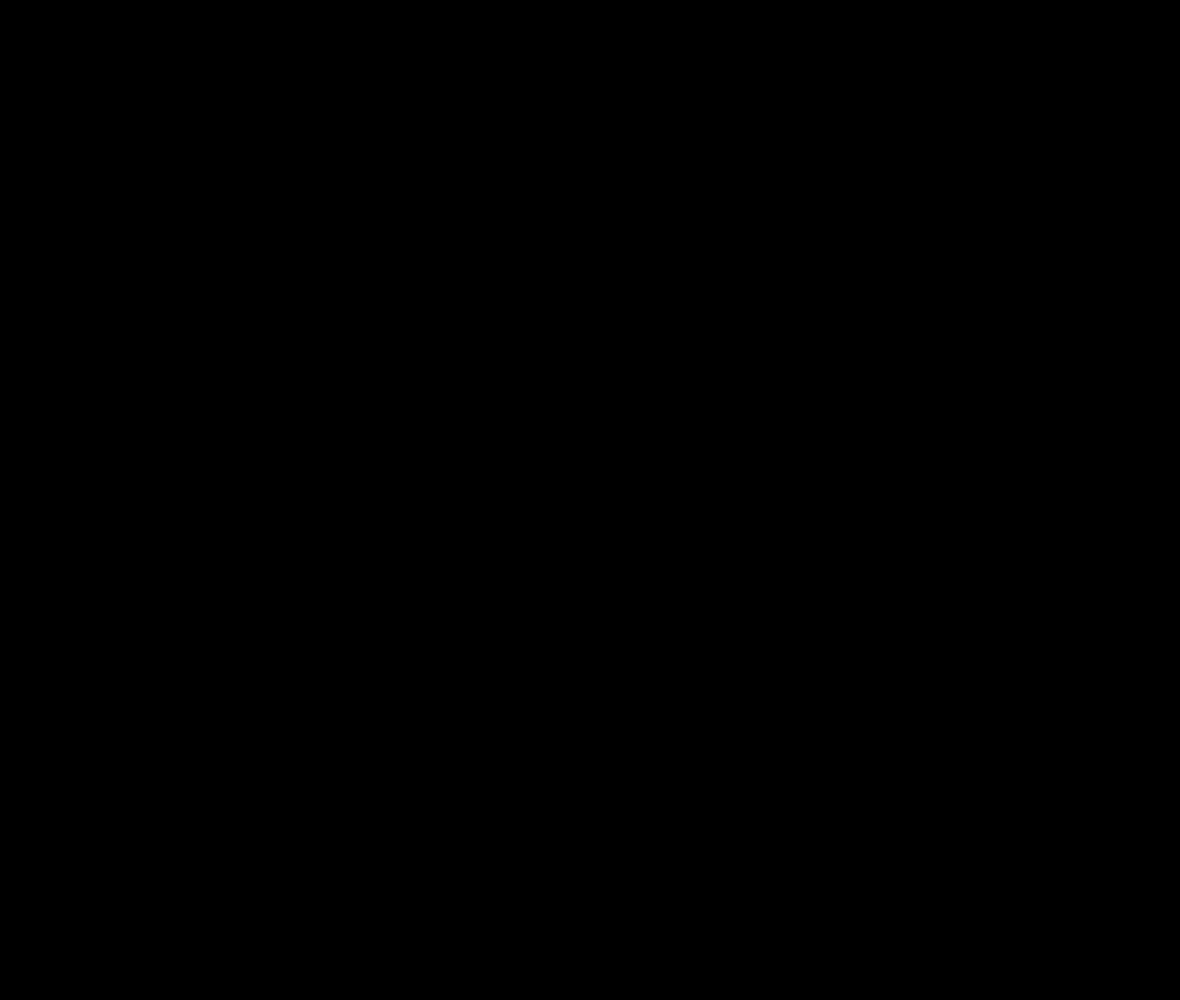
Frame 1 (no input)
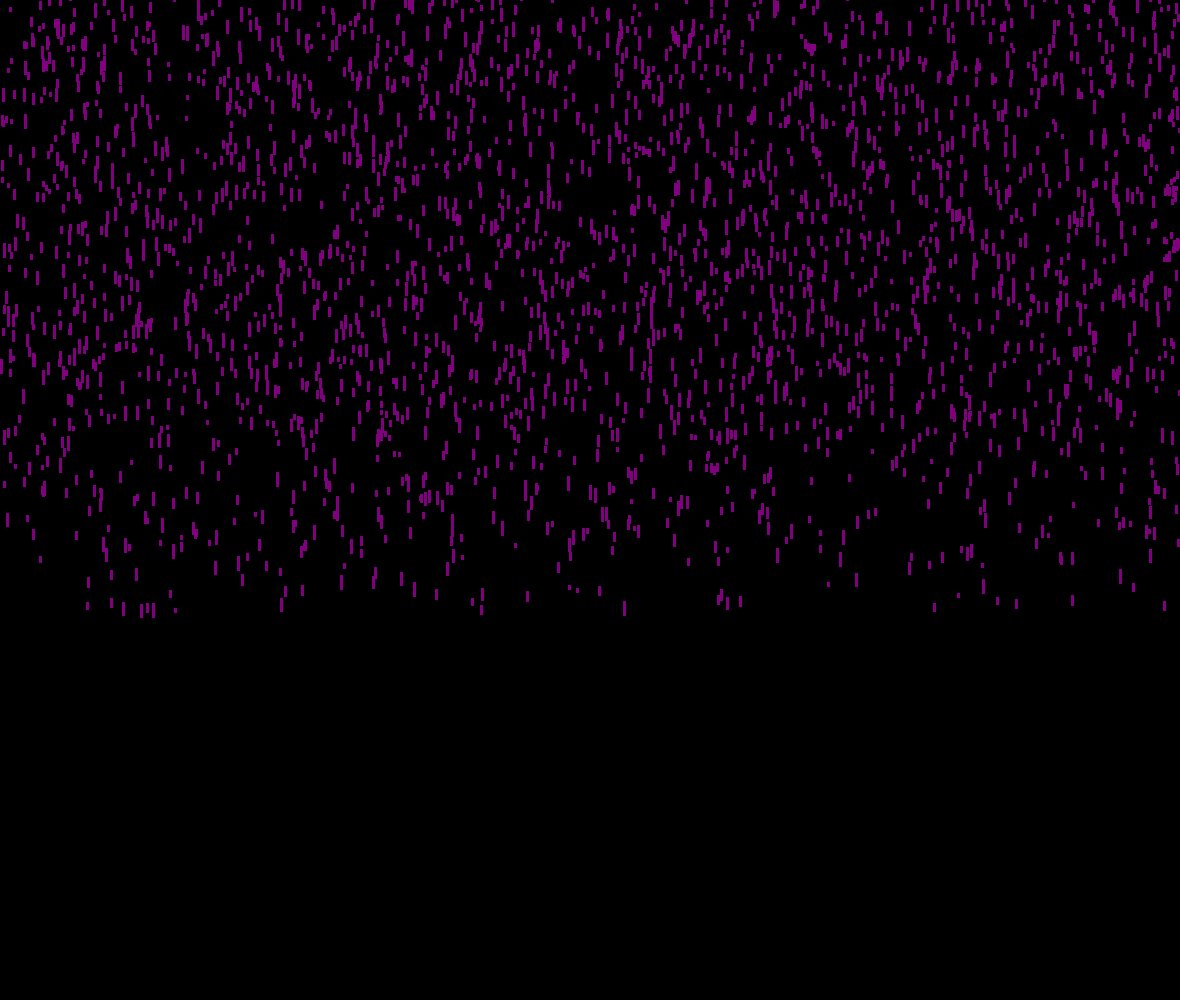
Frame 60 (no input)
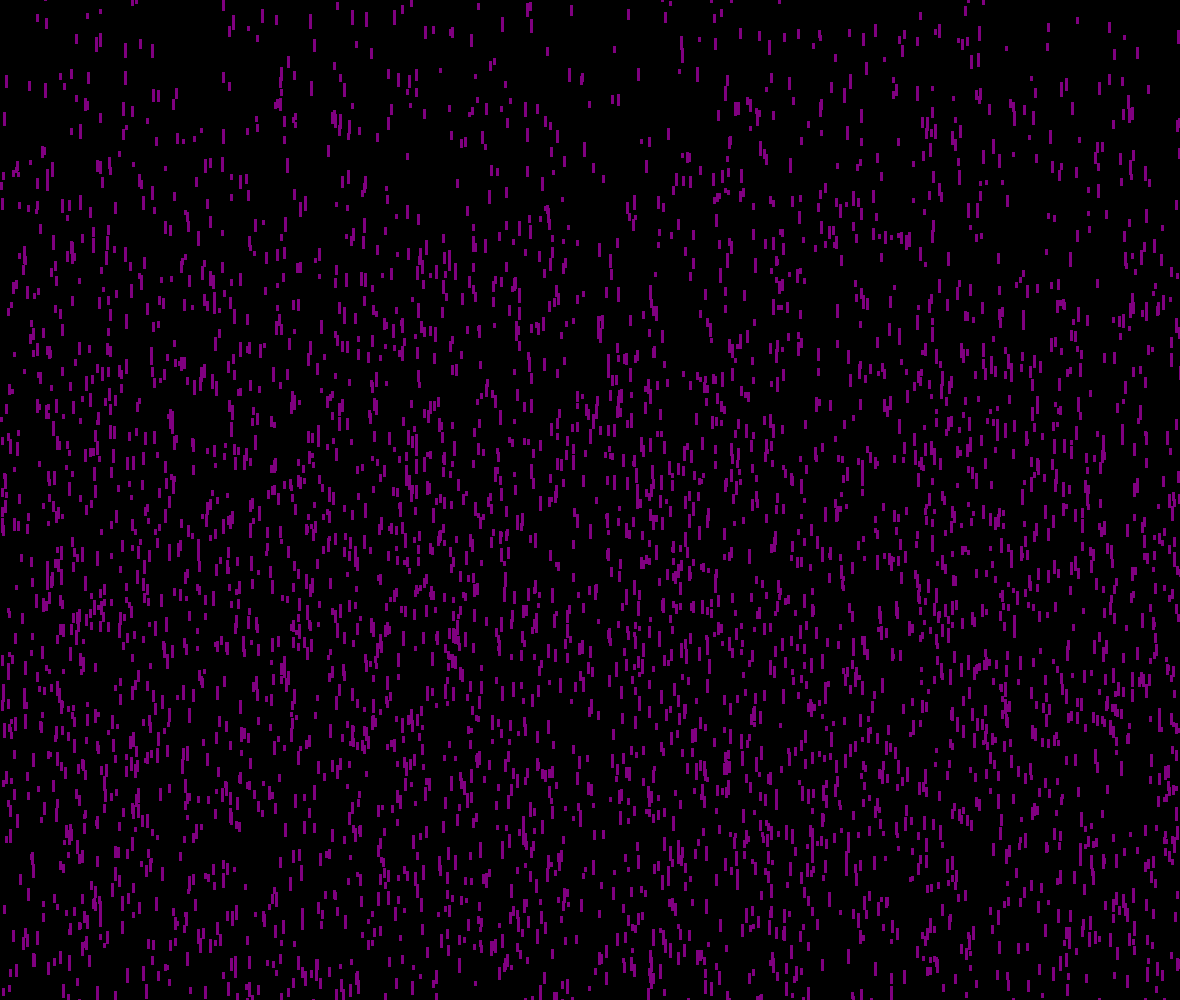
Frame 120 (the mouse pressed at the canvas centre since frame 60)

The p5.js sketch that drew these frames (run headless with seeded random() and noise() and a simulated clock; from frame 60 on, the mouse is pressed at the canvas centre):

// p5.js sketch
// ── sketch.js
var drops = [];
var numdrops = 5000

//drop
var heightMin = 5;
var heightMax = 15;
var widthMin = 3;
var widthMax = 10;
var minSpeed = 8;
var maxSpeed = 12;

function setup() {
  createCanvas(window.innerWidth-20,window.innerHeight);
  for(var i = 0; i < numdrops; i++) {
    drops[i] = new Drop();
  }
}

function draw() {
  background(0,0,0);
  for(var i = 0; i < numdrops; i++) {
    drops[i].show();
    drops[i].fall();
  }
}

function rand(x,y) {
  return floor(Math.random()*Math.abs(y-x+1)) + x;
}

function Drop() {
  this.x = rand(0,window.innerWidth);
  this.y = rand(-1000,-100);
  this.ySpeed = rand(minSpeed,maxSpeed);
  this.height = rand(heightMin,heightMax);
  this.width = rand(widthMin,widthMin);

  this.show = function() {
    noStroke();
    fill("#800080");
    rect(this.x,this.y,this.width,this.height);
  }
  this.fall = function() {
    this.y = this.y + this.ySpeed;
    if(this.y > 1000) {
      this.y = rand(-1000,-100);
    }
  }
}
